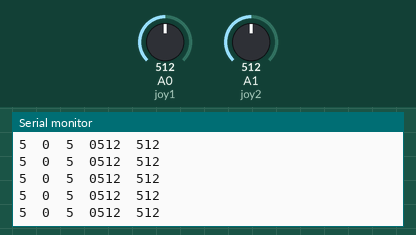
Simulated run of this sketch. Board: Arduino Uno, built with avr-gcc and run on an emulated ATmega328P. Parts: the last lines printed to the serial monitor. The test bench sets the inputs (shaded band); at power-on: A0 (joy1) = 512, A1 (joy2) = 512.

Above: at 1.2 s.
1.3 s: A0 (joy1) set to 534
At 2.1 s:
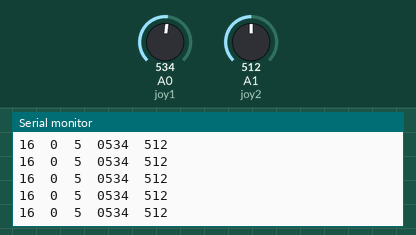
4.3 s: A1 (joy2) set to 694
At 5.2 s:
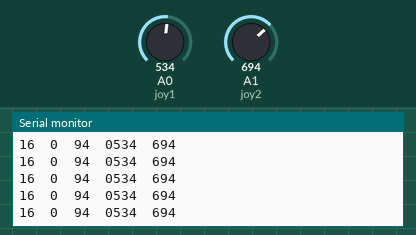
5.8 s: A1 (joy2) set to 717
At 6.5 s:
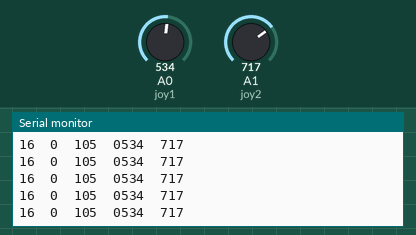
Timing chart, 0 to 8.8 s (numbered marks = the images above; inputs shaded):
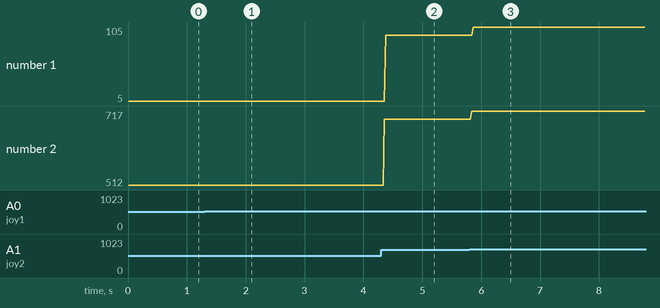

The sketch:

envio_joystick_1.ino
```cpp
#include <SoftwareSerial.h>

SoftwareSerial mySerial(10, 11); // RX, TX

#define joy1 A0 //solo se usa eje y
#define joy2 A1

//VALORES DE LOS JOYSTICK EN CERO
#define u1 500
#define u2 500

int joy_an1,joy_an2;
//int u1,u2; //umbrales, valores por defecto
int val1,val2;
int V1F,V1B,V2F,V2B; //valores de velocidad a enviar al receptor
///////////////////////////////////////////

void setup() {
  // initialize both serial ports:
  Serial.begin(9600);
  mySerial.begin(9600); //XBEE
}

void loop() {

  joy_an1=analogRead(joy1);
  joy_an2=analogRead(joy2);

  //para testeo
  Serial.print(joy_an1);
  Serial.print("  ");
  Serial.println(joy_an2);

  //Joystick 1
  val1 = joy_an1-u1;
  if(val1 >= 0){
    V1F = map(val1,0,1023-u1,0,255);
    V1B = 0;
  }
  else{
    V1F = 0;
    V1B = map(-val1,0,u1,0,255);
  }

  //Joystick 2
  val2 = joy_an2-u2;
  if(val2 >= 0){
    V2F = map(val2,0,1023-u2,0,255);
    V2B = 0;
  }
  else{
    V2F = 0;
    V2B = map(-val2,0,u2,0,255);
  }

  Serial.print(V1F);
  Serial.print("  ");
  Serial.print(V1B);
  Serial.print("  ");
  Serial.print(V2F);
  Serial.print("  ");
  Serial.print(V2B);

  mySerial.print("x");
  mySerial.print(V1F);
  mySerial.print(V1B);
  mySerial.print(V2F);
  mySerial.print(V2B);

  delay(10);

}
```

Measured:
- after the input at 1.3 s, the serial monitor: prints a new line at once (image 1)
- after the input at 4.3 s, the serial monitor: prints a new line after 0.06 s (image 2)
- after the input at 5.8 s, the serial monitor: prints a new line at once (image 3)
- plotted number 1: 5 → 94 after the input at 4.3 s, 94 → 105 after the input at 5.8 s
- plotted number 2: 512 → 694 after the input at 4.3 s, 694 → 717 after the input at 5.8 s
